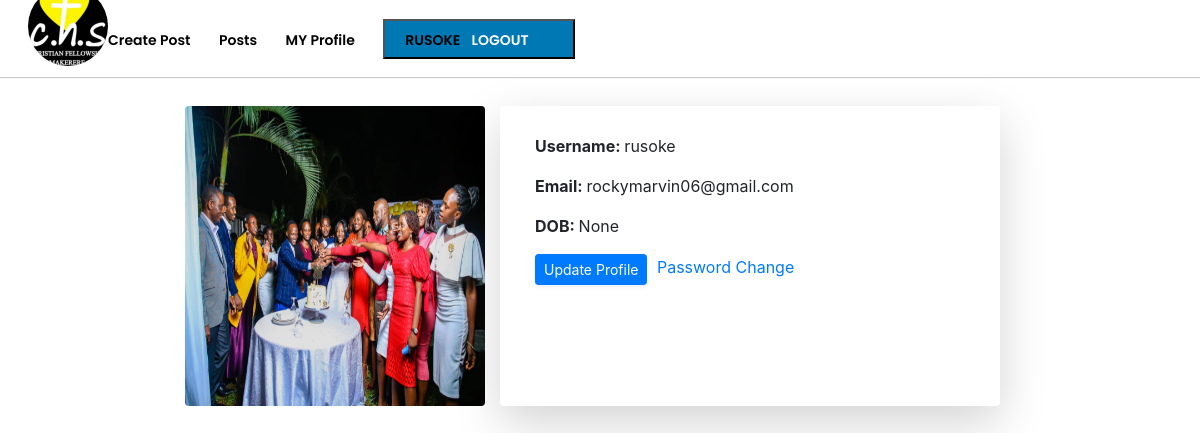
Screenshot of /accounts/profile (signed in) with the database file from the repository.
### accounts/models.py (models this page shows, shortened)
class User(AbstractUser):
    email = models.EmailField(unique= True)
    bio = models.CharField(max_length=500,blank=True)
    Is_author = models.BooleanField(default=False)
    image = models.ImageField(upload_to='profile/', blank= True,null=True )
    REQUIRED_FIELDS =['email']

class Profile(models.Model):
    user = models.OneToOneField(User,on_delete=models.CASCADE,related_name='profile')
    dob = models.DateField(null=True,blank=True)
    image = models.ImageField(upload_to='profile/', blank= True,null=True )

### accounts/views.py (the view)
# urls.py: path('profile', ProfileView.as_view(), name='profile'),
class ProfileView(LoginRequiredMixin, TemplateView):
    template_name = 'account/profile.html'

### accounts/templates/account/profile.html (shortened to what this page needs)
{% extends 'blog/base.html' %}
{% load static %}
{% load crispy_forms_tags %}
{% block content %}
    <div class="container-fluid">
        <div class="d-sm-flex align-items-center justify-content-between mb-4 ">
        <h1 class="h3 mb-0 text-gray-800">Profile</h1>
        </div>
        <div class="row">
          <div class="col-lg-2"></div>
          <div class="col-lg-3 my-5">
            {% if user.profile.image %}
                <img src="{{user.profile.image.url}}" class="rounded float-right" height="300px" width="300px">
            {% else %}
                <img src="https://media.istockphoto.com/vectors/user-authentication-icon-vector-privacy-emblem-personal-protection-vector-id586713710" class="rounded float-right" height="300px" width="300px">
            {% endif %}
          </div>
          <div class="card o-hidden border-0 shadow-lg my-5 col-lg-5">
            <div class="card-body">
                <p><strong>Username: </strong> {{user.username}} </p>
                <p><strong>Email: </strong> {{user.email}} </p>
                <p><strong>DOB: </strong> {{user.profile.dob}} </p>
                <a href="{% url 'edit-profile' %}" class="btn btn-sm btn-primary shadow-sm">Update Profile</a>
                <span style="margin-left: 5px;"><a href="{% url 'password_change' %}" >Password Change</a></span>
            </div>
          </div>
        </div>
    </div>
{% endblock content %}

### blog/templates/blog/base.html (shortened to what this page needs)
{% load static %}
<!DOCTYPE html>
<html lang="en">
<head>
    <link rel='stylesheet' href="{% static 'blog/css/base.css' %}">
    <link rel="stylesheet" href="https://stackpath.bootstrapcdn.com/bootstrap/4.1.3/css/bootstrap.min.css">
</head>
<body>
    <div id= "nav">
        <img style="width: 80px; height: 80px; border-radius: 50%; margin-bottom: 25px;"alt="Image description" src="{% static 'accounts/images/marvin.jpg' %}"/>
    <div class="menu">
        <a class= "menu-item" href="{% url 'create-post' %}">Create Post</a>
        <a class= "menu-item" href="{% url 'post' %}">Posts</a>
        <a class= "menu-item" href="{% url 'profile' %}">MY Profile</a>
        <button class= "primary-button" style="background-color: #0078b4;">
            {% if user.is_authenticated %}
                <p class= "menu-item">{{ user.get_username }}  <span class = 'logout' ><a style="color: white;" href = "{% url 'logout' %}">Logout</a></span></p>
            {% else %}
               <p><a style="color: white;" href= "{% url 'login' %}">Login</a></p>
            {% endif %}
       </button>
    </div>
    </div>
        {% block content %}
        {% endblock %}
</body>
</html>

### blog/static/blog/css/base.css (style rules this page uses)
body { margin:0px; }
.menu-item { font-weight: 600; font-size: 14px; font-family: 'Poppins', sans-serif; text-decoration: none; color: black; margin-right: 24px; cursor:pointer; margin-top: 0px; }
.primary-button { font-family: 'Poppins', sans-serif; color: white; background-color: rgb(170, 210, 54); font-size: 12px; text-transform: uppercase; padding: 9px 20px; font-weight: 600; height: 40px; }
.logout { padding-left: 8px; }
#nav { display:flex; flex-direction: row; align-items: center; width:100%; height: 77px; justify-content: space-between; padding:0px 28px; background-color: rgb(255, 255, 255); box-shadow: rgb(204, 204, 204) 0px 1px 1px; position: fixed; }
.menu-item { font-weight: 600; font-size: 14px; font-family: 'Poppins', sans-serif; text-decoration: none; color: black; margin-right: 24px; cursor:pointer; }
#nav .menu { width: 100%; }

### rows the page displays
User: get_username "RUSOKE", profile.image (picture), username "rusoke", email "rockymarvin06@gmail.com", profile.dob "None"
